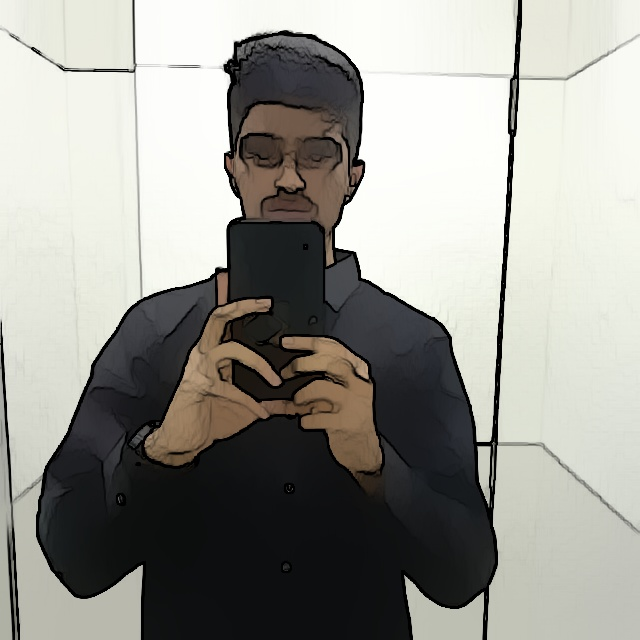
#> input picture imgproject/media/media/artistic_img_8lVuHTq.jpg, 640 x 640 px
$ python -i img_enchance.py   (imports and definitions only)
#> lines starting #> are read from the running program, lines starting #| are printed output that depends on the picture
import numpy as np
import cv2
from django.core.files import File
from imgapp.models import ManipulatedImages
import os
from PIL import Image, ImageEnhance

# from PIL import Image,ImageOps
def enhance_image(image_path):
#> called with image_path = '../media/media/artistic_img_8lVuHTq.jpg'
    try:
        # Load an image using OpenCV
        original_image = cv2.imread(image_path)
#> original_image is the input picture: shape (640, 640, 3); mean B, G, R 146.2, 152.4, 153
        original_image_1=original_image.copy()
        original_image_2=original_image.copy()
        if original_image is None:
            raise ValueError(f"Failed to load the image at path: {image_path}")
        artistic_img = cv2.stylization(original_image_1)
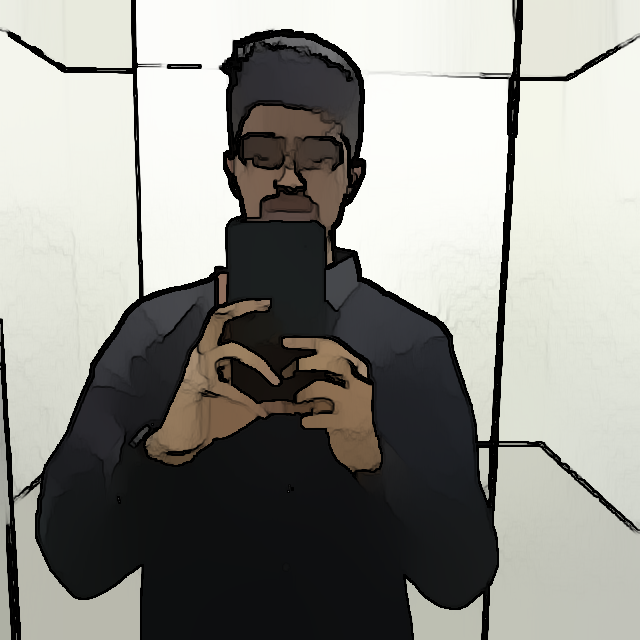
#> artistic_img: shape (640, 640, 3); mean B, G, R 139.2, 144.9, 145.2

        img=Image.open(image_path)
        enhancer = ImageEnhance.Brightness(img)
        brighter_image = enhancer.enhance(1.2)
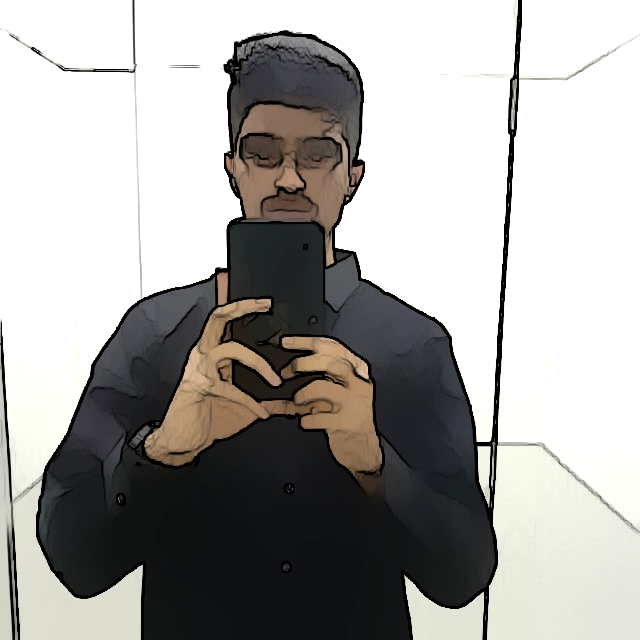
#> brighter_image: PIL image 640x640 RGB; mean R, G, B 167.4, 165.9, 163.1

        enhancer = ImageEnhance.Contrast(brighter_image)
        contrasted_image = enhancer.enhance(1.25)
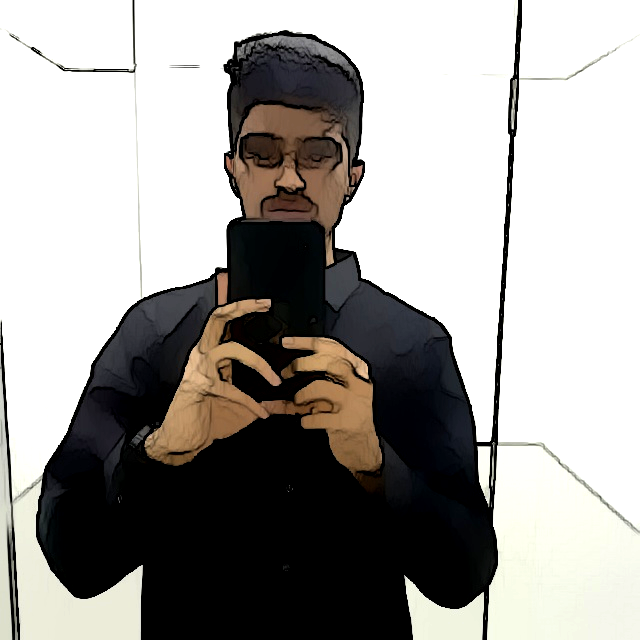
#> contrasted_image: PIL image 640x640 RGB; mean R, G, B 161.3, 159, 155.8

        enhancer = ImageEnhance.Color(contrasted_image)
        colored_image = enhancer.enhance(1.15)

        rgb_image_colored = colored_image.convert('RGB')
        # Convert the image to grayscale
        grayscale_image = cv2.cvtColor(original_image_2, cv2.COLOR_RGB2LUV)
#> grayscale_image: shape (640, 640, 3); mean of channels 0, 1, 2 152.5, 93.9, 135

        # # Apply a Gaussian blur
        blurred_image = cv2.GaussianBlur(grayscale_image, (5, 5), 0)
#> blurred_image: shape (640, 640, 3); mean of channels 0, 1, 2 152.5, 93.9, 135

        # # Apply a sharpening filter
        sharpened_image = cv2.addWeighted(grayscale_image, 1.5, blurred_image, -0.5, 0)
#> sharpened_image: shape (640, 640, 3); mean of channels 0, 1, 2 152.9, 93.9, 135

        # # Convert the image back to RGB
        rgb_image_sharpened = cv2.cvtColor(sharpened_image, cv2.COLOR_RGB2LUV)
#> rgb_image_sharpened: shape (640, 640, 3); mean of channels 0, 1, 2 129.1, 130.8, 119.1

        # Convert the image to grayscale using OpenCV
        gray_image = cv2.cvtColor(original_image, cv2.COLOR_BGR2GRAY)
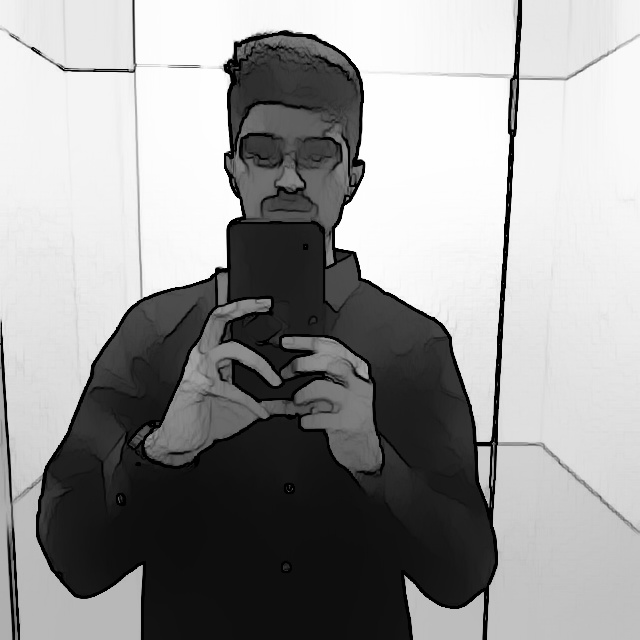
#> gray_image: shape (640, 640); min 0, max 255, mean 151.9

        # Perform a simple manipulation - increasing brightness
        brightened_image = gray_image + 50
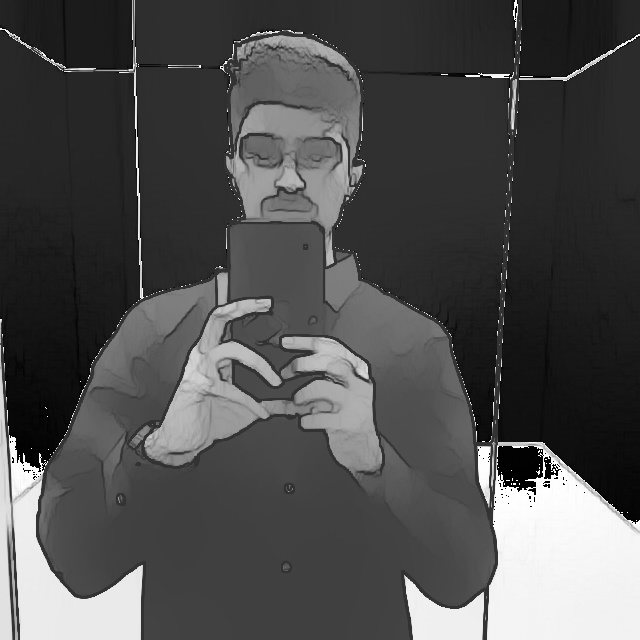
#> brightened_image: shape (640, 640); min 0, max 255, mean 78.1
        brightened_image = np.clip(brightened_image, 0, 255).astype(np.uint8)

        # Perform image enhancements
        enhanced_image = cv2.convertScaleAbs(original_image, alpha=1.2, beta=30)
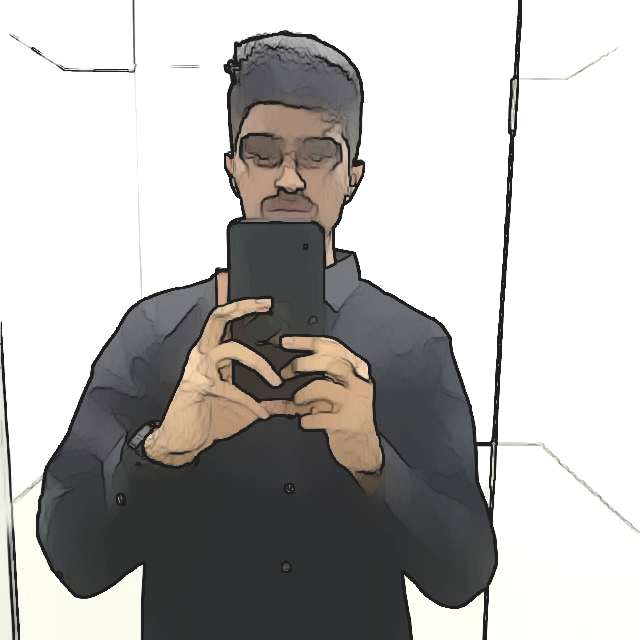
#> enhanced_image: shape (640, 640, 3); mean B, G, R 179, 180.8, 182.6
        edges = cv2.Canny(enhanced_image, threshold1=30, threshold2=70)
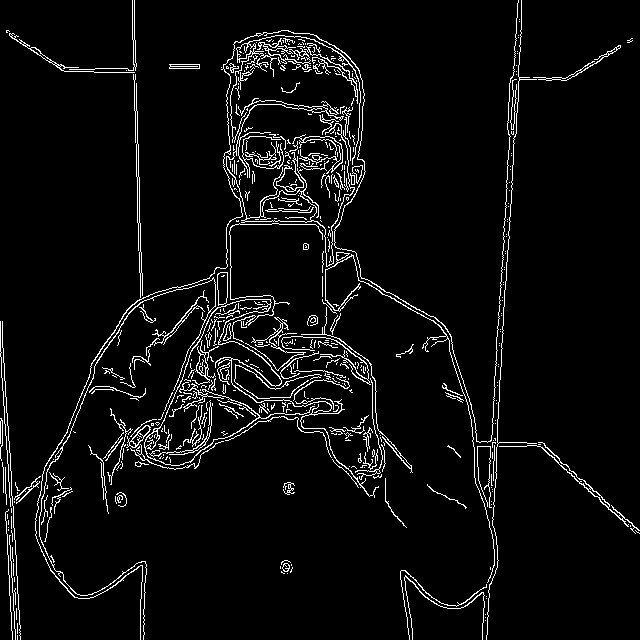
#> edges: shape (640, 640); 5% white in thin lines or dots


        # Save manipulated images to files
        output_path_1 = 'media/media/enhanced_image.jpg'
        output_path_2 = 'media/media/edge_detected_image.jpg'
        output_path_3 = 'media/media/grayscale_image.jpg'
        output_path_4 = 'media/media/green_channel_image.jpg'
        output_path_5 = 'media/media/artistic_img.jpg'
        output_path_6 = 'media/media/colored_img.jpg'
        output_path_7 = 'media/media/sharpened_img.jpg'

        cv2.imwrite(output_path_1, enhanced_image)
        cv2.imwrite(output_path_2, edges)
        cv2.imwrite(output_path_3, gray_image)
        cv2.imwrite(output_path_4, original_image[:,:,2])
        cv2.imwrite(output_path_5, artistic_img)
        rgb_image_colored.save(output_path_6)
        cv2.imwrite(output_path_7,rgb_image_sharpened)


        # Save manipulated images to the database
        manipulated_image = ManipulatedImages()
        manipulated_image.original_image.save('original_image.jpg', File(open(image_path, 'rb')))
        manipulated_image.enhanced_image.save('enhanced_image.jpg', File(open(output_path_1, 'rb')))
        manipulated_image.edge_detected_image.save('edge_detected_image.jpg', File(open(output_path_2, 'rb')))
        manipulated_image.grayscale_image.save('grayscale_image.jpg', File(open(output_path_3, 'rb')))
        manipulated_image.green_channel_image.save('green_channel_image.jpg', File(open(output_path_4, 'rb')))
        manipulated_image.artistic_image.save('artistic_img.jpg', File(open(output_path_5, 'rb')))
        manipulated_image.colored_image.save('colored_image.jpg', File(open(output_path_6, 'rb')))
        manipulated_image.sharpened_image.save('sharpened_image.jpg', File(open(output_path_7, 'rb')))
        manipulated_image.save()

        if os.path.exists(image_path):
           os.remove(image_path)
        if os.path.exists(output_path_1):
           os.remove(output_path_1)
        if os.path.exists(output_path_2):
           os.remove(output_path_2)
        if os.path.exists(output_path_3):
           os.remove(output_path_3)
        if os.path.exists(output_path_4):
           os.remove(output_path_4)
        if os.path.exists(output_path_5):
           os.remove(output_path_5)
        if os.path.exists(output_path_6):
           os.remove(output_path_6)
        if os.path.exists(output_path_7):
           os.remove(output_path_7)
        return manipulated_image

    except Exception as e:
        return None  # Handle exceptions and return None or appropriate value

>>> result = enhance_image('../media/media/artistic_img_8lVuHTq.jpg')
